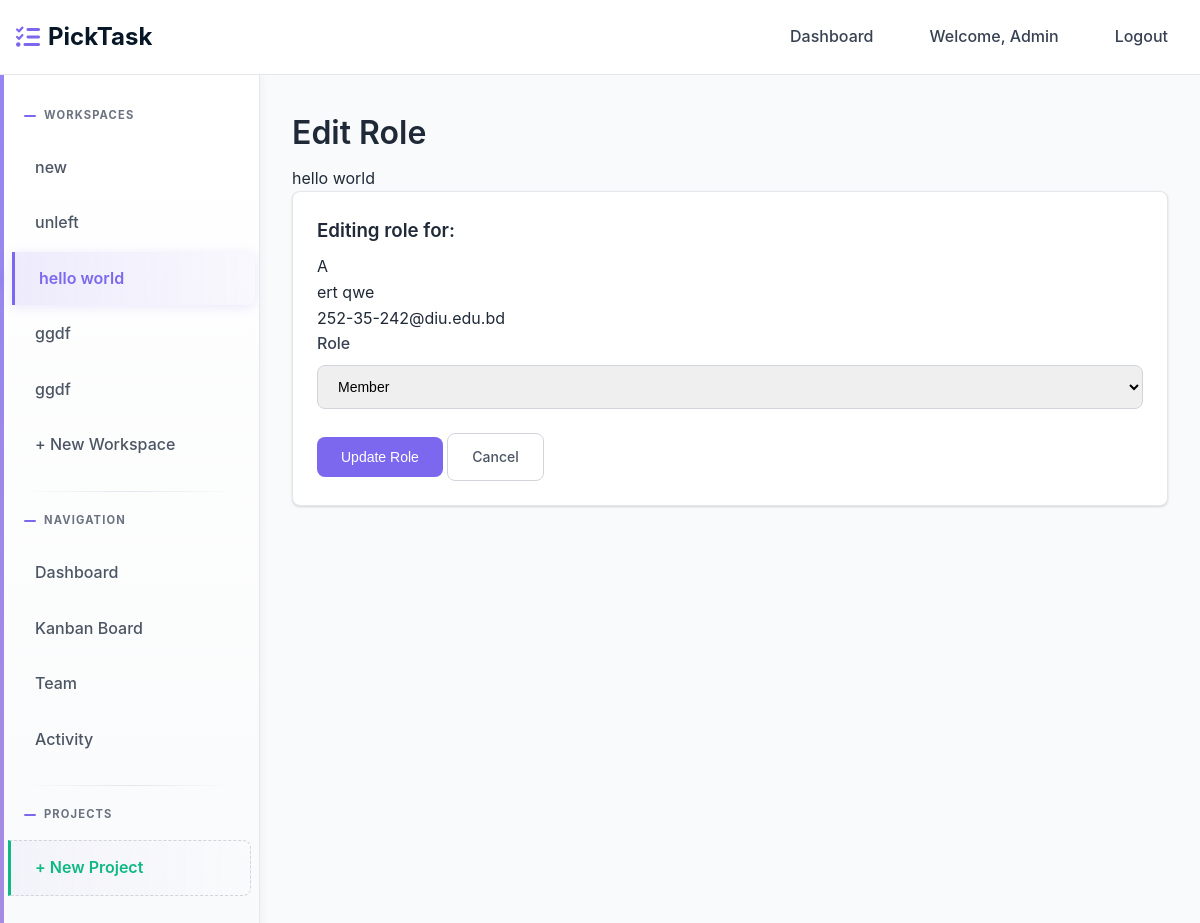
The page /team/3/roles/5/ (signed in) on the database its author committed.
### home/models.py (models this page shows)
class User(AbstractUser):
    full_name = models.CharField(max_length=255, blank=True, null=True)
    created_at = models.DateTimeField(auto_now_add=True)

### workspace/models.py (models this page shows, shortened)
class Membership(models.Model):
    ROLE_CHOICES = [
        ('admin', 'Admin'),
        ('member', 'Member'),
    ]
    user = models.ForeignKey(settings.AUTH_USER_MODEL, on_delete=models.CASCADE, related_name='memberships')
    workspace = models.ForeignKey(Workspace, on_delete=models.CASCADE, related_name='memberships')
    role = models.CharField(max_length=20, choices=ROLE_CHOICES, default='member')
    joined_at = models.DateTimeField(auto_now_add=True)
    class Meta:
        unique_together = ['user', 'workspace']
        ordering = ['-joined_at']

class Workspace(models.Model):
    name = models.CharField(max_length=255)
    created_by = models.ForeignKey(settings.AUTH_USER_MODEL, on_delete=models.CASCADE, related_name='workspaces_created')
    created_at = models.DateTimeField(auto_now_add=True)
    class Meta:
        ordering = ['-created_at']

### workspace/decorators.py (the view)
    def wrapper(request, workspace_id, *args, **kwargs):
        workspace = get_object_or_404(Workspace, id=workspace_id)
        membership = Membership.objects.filter(
            user=request.user,
            workspace=workspace,
            role='admin'
        ).first()
        if not membership:
            messages.error(request, "Admin access required for this action")
            return redirect('workspace:dashboard')
        return view_func(request, workspace_id, *args, **kwargs)

### team/forms.py
class RoleAssignmentForm(forms.ModelForm):
    class Meta:
        model = Membership
        fields = ['role']
        widgets = {
            'role': forms.Select(attrs={'class': 'form-select'}),
        }

### templates/team/roles.html (shortened to what this page needs)
{% extends 'base.html' %}
{% load static %}
{% block content %}
<div class="max-w-2xl mx-auto">
    <div class="mb-6">
        <h1>Edit Role</h1>
        <p class="text-gray-600">{{ workspace.name }}</p>
    </div>
    <div class="card">
        <div class="card-body">
            <div class="mb-6 p-4 bg-gray-50 rounded-lg">
                <h3 class="font-semibold mb-2">Editing role for:</h3>
                <div class="flex items-center gap-3">
                    <div class="w-12 h-12 bg-primary rounded-full flex items-center justify-center text-white font-semibold">
                        {{ membership.user.username|first|upper }}
                    </div>
                    <div>
                        <div class="font-medium text-lg">{{ membership.user.get_full_name|default:membership.user.username }}</div>
                        <div class="text-gray-600">{{ membership.user.email }}</div>
                    </div>
                </div>
            </div>
            <form method="post">
                <div class="form-group">
                    <label class="form-label" for="{{ form.role.id_for_label }}">Role</label>
                    {{ form.role }}
                </div>
                <div class="flex gap-4 mt-8">
                    <button type="submit" class="btn btn-primary">
                        Update Role
                    </button>
                    <a href="{% url 'team:team' workspace.id %}" class="btn btn-outline">
                        Cancel
                    </a>
                </div>
            </form>
        </div>
    </div>
</div>
{% endblock %}

### templates/base.html (shortened to what this page needs)
<!DOCTYPE html>
<html lang="en">
  <head>
    <link href="https://cdnjs.cloudflare.com/ajax/libs/font-awesome/6.0.0/css/all.min.css" rel="stylesheet">
  </head>
  <body>
    <nav class="navbar" id="navbar" role="navigation" aria-label="Main navigation">
      <div class="nav-container">
        <a href="{% url 'workspace:dashboard' %}" class="logo" aria-label="PickTask home">
          <i class="fas fa-tasks" aria-hidden="true"></i>
          PickTask
        </a>
        <div class="nav-links" id="nav-links">
          {% if user.is_authenticated %}
          <a href="{% url 'workspace:dashboard' %}" class="nav-link {% if request.resolver_match.url_name == 'dashboard' %}active{% endif %}">Dashboard</a>
          <span class="nav-link">Welcome, {{ user.username }}</span>
          <a href="{% url 'authentication:logout' %}" class="nav-link">Logout</a>
          {% else %}
          <a href="{% url 'authentication:login' %}" class="nav-link">Login</a>
          <a href="{% url 'authentication:register' %}" class="nav-link">Register</a>
          {% endif %}
        </div>
      </div>
    </nav>
    <div class="app-layout">
      {% if user.is_authenticated %}
      <aside class="sidebar">{% include 'partials/sidebar.html' %}</aside>
      {% endif %}
      <main class="main-content">
        {% block content %}{% endblock %}
      </main>
    </div>
  </body>
</html>

### templates/partials/sidebar.html (shortened to what this page needs)
<div class="sidebar-section">
  <div class="sidebar-title">Workspaces</div>
  {% for membership in user.memberships.all %}
  <a
    href="{% url 'workspace:workspace-detail' membership.workspace.id %}"
    class="sidebar-link {% if current_workspace.id == membership.workspace.id %}active{% endif %}"
  >
    <span>{{ membership.workspace.name }}</span>
  </a>
  {% endfor %}
  <a
    href="{% url 'workspace:create-workspace' %}"
    class="sidebar-link {% if request.resolver_match.url_name == 'create-workspace' %}active{% endif %}"
  >
    + New Workspace
  </a>
</div>
{% if current_workspace %}
<div class="sidebar-section">
  <div class="sidebar-title">Navigation</div>
  <a
    href="{% url 'workspace:workspace-detail' current_workspace.id %}"
    class="sidebar-link {% if request.resolver_match.url_name == 'workspace-detail' %}active{% endif %}"
  >
    Dashboard
  </a>
  <a
    href="{% url 'kanban:kanban' current_workspace.id %}"
    class="sidebar-link {% if request.resolver_match.url_name == 'kanban' %}active{% endif %}"
  >
    Kanban Board
  </a>
  <a
    href="{% url 'team:team' current_workspace.id %}"
    class="sidebar-link {% if request.resolver_match.url_name == 'team' %}active{% endif %}"
  >
    Team
  </a>
  <a
    href="{% url 'activity:activity' current_workspace.id %}"
    class="sidebar-link {% if request.resolver_match.url_name == 'activity' %}active{% endif %}"
  >
    Activity
  </a>
</div>
<div class="sidebar-section">
  <div class="sidebar-title">Projects</div>
  <a href="{% url 'kanban:kanban' current_workspace.id %}" class="sidebar-link">
    + New Project
  </a>
</div>
{% endif %}

### rows shown on the page
User: username "Admin"
Membership: workspace.name "new"
Membership: workspace.name "unleft"
Membership: workspace.name "hello world"
Membership: workspace.name "ggdf"
Membership: workspace.name "ggdf"
Workspace: name "hello world"
Membership: user.username|first "A", user.get_full_name "ert qwe", user.email "252-35-242@diu.edu.bd", role "Member"
